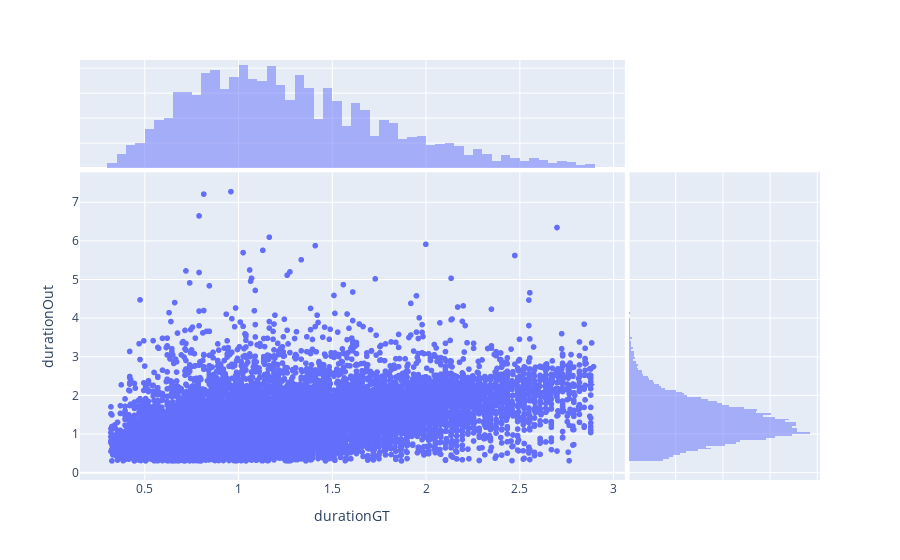

Notebook code cell kept with this figure:
### Code cell
px.scatter(allTablesOut[allTablesOut.tp],x="durationGT",y="durationOut",trendline="lowess", marginal_y="histogram", marginal_x="histogram")

### Figure 1 — Plotly figure (JSON) as saved in the notebook; plotly's stock layout.template omitted (floating-point values rounded to 4 significant figures; data arrays with more than 128 entries replaced by an {"elided": "..."} marker saying what was removed)
{"data": [{"hovertemplate": "durationGT=%{x}<br>durationOut=%{y}<extra></extra>", "legendgroup": "", "marker": {"color": "#636efa", "symbol": "circle"}, "mode": "markers", "name": "", "showlegend": false, "type": "scattergl", "x": {"elided": "18404 float values"}, "xaxis": "x", "y": {"elided": "18404 float values"}, "yaxis": "y"}, {"alignmentgroup": "True", "bingroup": "x", "hovertemplate": "durationGT=%{x}<br>count=%{y}<extra></extra>", "legendgroup": "", "marker": {"color": "#636efa"}, "name": "", "offsetgroup": "", "opacity": 0.5, "showlegend": false, "type": "histogram", "x": {"elided": "18404 float values"}, "xaxis": "x3", "yaxis": "y3"}, {"alignmentgroup": "True", "bingroup": "y", "hovertemplate": "durationOut=%{y}<br>count=%{x}<extra></extra>", "legendgroup": "", "marker": {"color": "#636efa"}, "name": "", "offsetgroup": "", "opacity": 0.5, "showlegend": false, "type": "histogram", "xaxis": "x2", "y": {"elided": "18404 float values"}, "yaxis": "y2"}, {"hovertemplate": "<b>LOWESS trendline</b><br><br>durationGT=%{x}<br>durationOut=%{y} <b>(trend)</b><extra></extra>", "legendgroup": "", "marker": {"color": "#636efa", "symbol": "circle"}, "mode": "lines", "name": "", "showlegend": false, "type": "scattergl", "x": {"elided": "18404 float values"}, "xaxis": "x", "y": {"elided": "18404 float values"}, "yaxis": "y"}], "layout": {"barmode": "overlay", "legend": {"tracegroupgap": 0}, "margin": {"t": 60}, "xaxis": {"anchor": "y", "domain": [0, 0.7363], "title": {"text": "durationGT"}}, "xaxis2": {"anchor": "y2", "domain": [0.7413, 1], "matches": "x2", "showgrid": true, "showline": false, "showticklabels": false, "ticks": ""}, "xaxis3": {"anchor": "y3", "domain": [0, 0.7363], "matches": "x", "showgrid": true, "showticklabels": false}, "xaxis4": {"anchor": "y4", "domain": [0.7413, 1], "matches": "x2", "showgrid": true, "showline": false, "showticklabels": false, "ticks": ""}, "yaxis": {"anchor": "x", "domain": [0, 0.7326], "title": {"text": "durationOut"}}, "yaxis2": {"anchor": "x2", "domain": [0, 0.7326], "matches": "y", "showgrid": true, "showticklabels": false}, "yaxis3": {"anchor": "x3", "domain": [0.7426, 1], "matches": "y3", "showgrid": true, "showline": false, "showticklabels": false, "ticks": ""}, "yaxis4": {"anchor": "x4", "domain": [0.7426, 1], "matches": "y3", "showgrid": true, "showline": false, "showticklabels": false, "ticks": ""}}}
